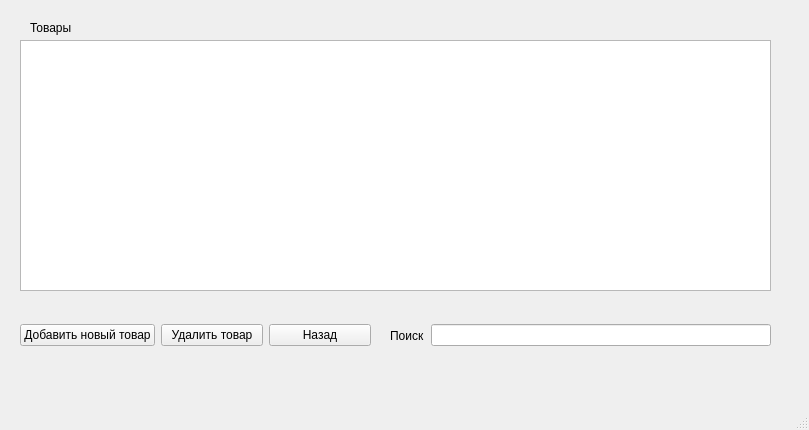
<?xml version="1.0" encoding="UTF-8"?>
<ui version="4.0">
 <class>product_window</class>
 <widget class="QMainWindow" name="product_window">
  <property name="geometry">
   <rect>
    <x>0</x>
    <y>0</y>
    <width>809</width>
    <height>430</height>
   </rect>
  </property>
  <property name="windowTitle">
   <string>MainWindow</string>
  </property>
  <property name="styleSheet">
   <string notr="true"/>
  </property>
  <widget class="QWidget" name="centralwidget">
   <widget class="QLabel" name="table_label">
    <property name="geometry">
     <rect>
      <x>30</x>
      <y>20</y>
      <width>71</width>
      <height>16</height>
     </rect>
    </property>
    <property name="text">
     <string>Товары</string>
    </property>
   </widget>
   <widget class="QWidget" name="horizontalLayoutWidget">
    <property name="geometry">
     <rect>
      <x>20</x>
      <y>310</y>
      <width>351</width>
      <height>51</height>
     </rect>
    </property>
    <layout class="QHBoxLayout" name="horizontalLayout">
     <item>
      <widget class="QPushButton" name="add_product">
       <property name="text">
        <string>Добавить новый товар</string>
       </property>
      </widget>
     </item>
     <item>
      <widget class="QPushButton" name="delete_product">
       <property name="text">
        <string>Удалить товар</string>
       </property>
      </widget>
     </item>
     <item>
      <widget class="QPushButton" name="back_button">
       <property name="text">
        <string>Назад</string>
       </property>
      </widget>
     </item>
    </layout>
   </widget>
   <widget class="QWidget" name="horizontalLayoutWidget_2">
    <property name="geometry">
     <rect>
      <x>390</x>
      <y>310</y>
      <width>381</width>
      <height>51</height>
     </rect>
    </property>
    <layout class="QHBoxLayout" name="horizontalLayout_2">
     <item>
      <widget class="QLabel" name="search">
       <property name="text">
        <string>Поиск</string>
       </property>
      </widget>
     </item>
     <item>
      <widget class="QLineEdit" name="search_edit"/>
     </item>
    </layout>
   </widget>
   <widget class="QTableView" name="product_table">
    <property name="geometry">
     <rect>
      <x>20</x>
      <y>40</y>
      <width>751</width>
      <height>251</height>
     </rect>
    </property>
    <property name="selectionBehavior">
     <enum>QAbstractItemView::SelectRows</enum>
    </property>
    <attribute name="horizontalHeaderMinimumSectionSize">
     <number>100</number>
    </attribute>
    <attribute name="horizontalHeaderDefaultSectionSize">
     <number>135</number>
    </attribute>
    <attribute name="horizontalHeaderStretchLastSection">
     <bool>true</bool>
    </attribute>
   </widget>
  </widget>
  <widget class="QMenuBar" name="menubar">
   <property name="geometry">
    <rect>
     <x>0</x>
     <y>0</y>
     <width>809</width>
     <height>21</height>
    </rect>
   </property>
  </widget>
  <widget class="QStatusBar" name="statusbar"/>
 </widget>
 <resources/>
 <connections/>
</ui>
